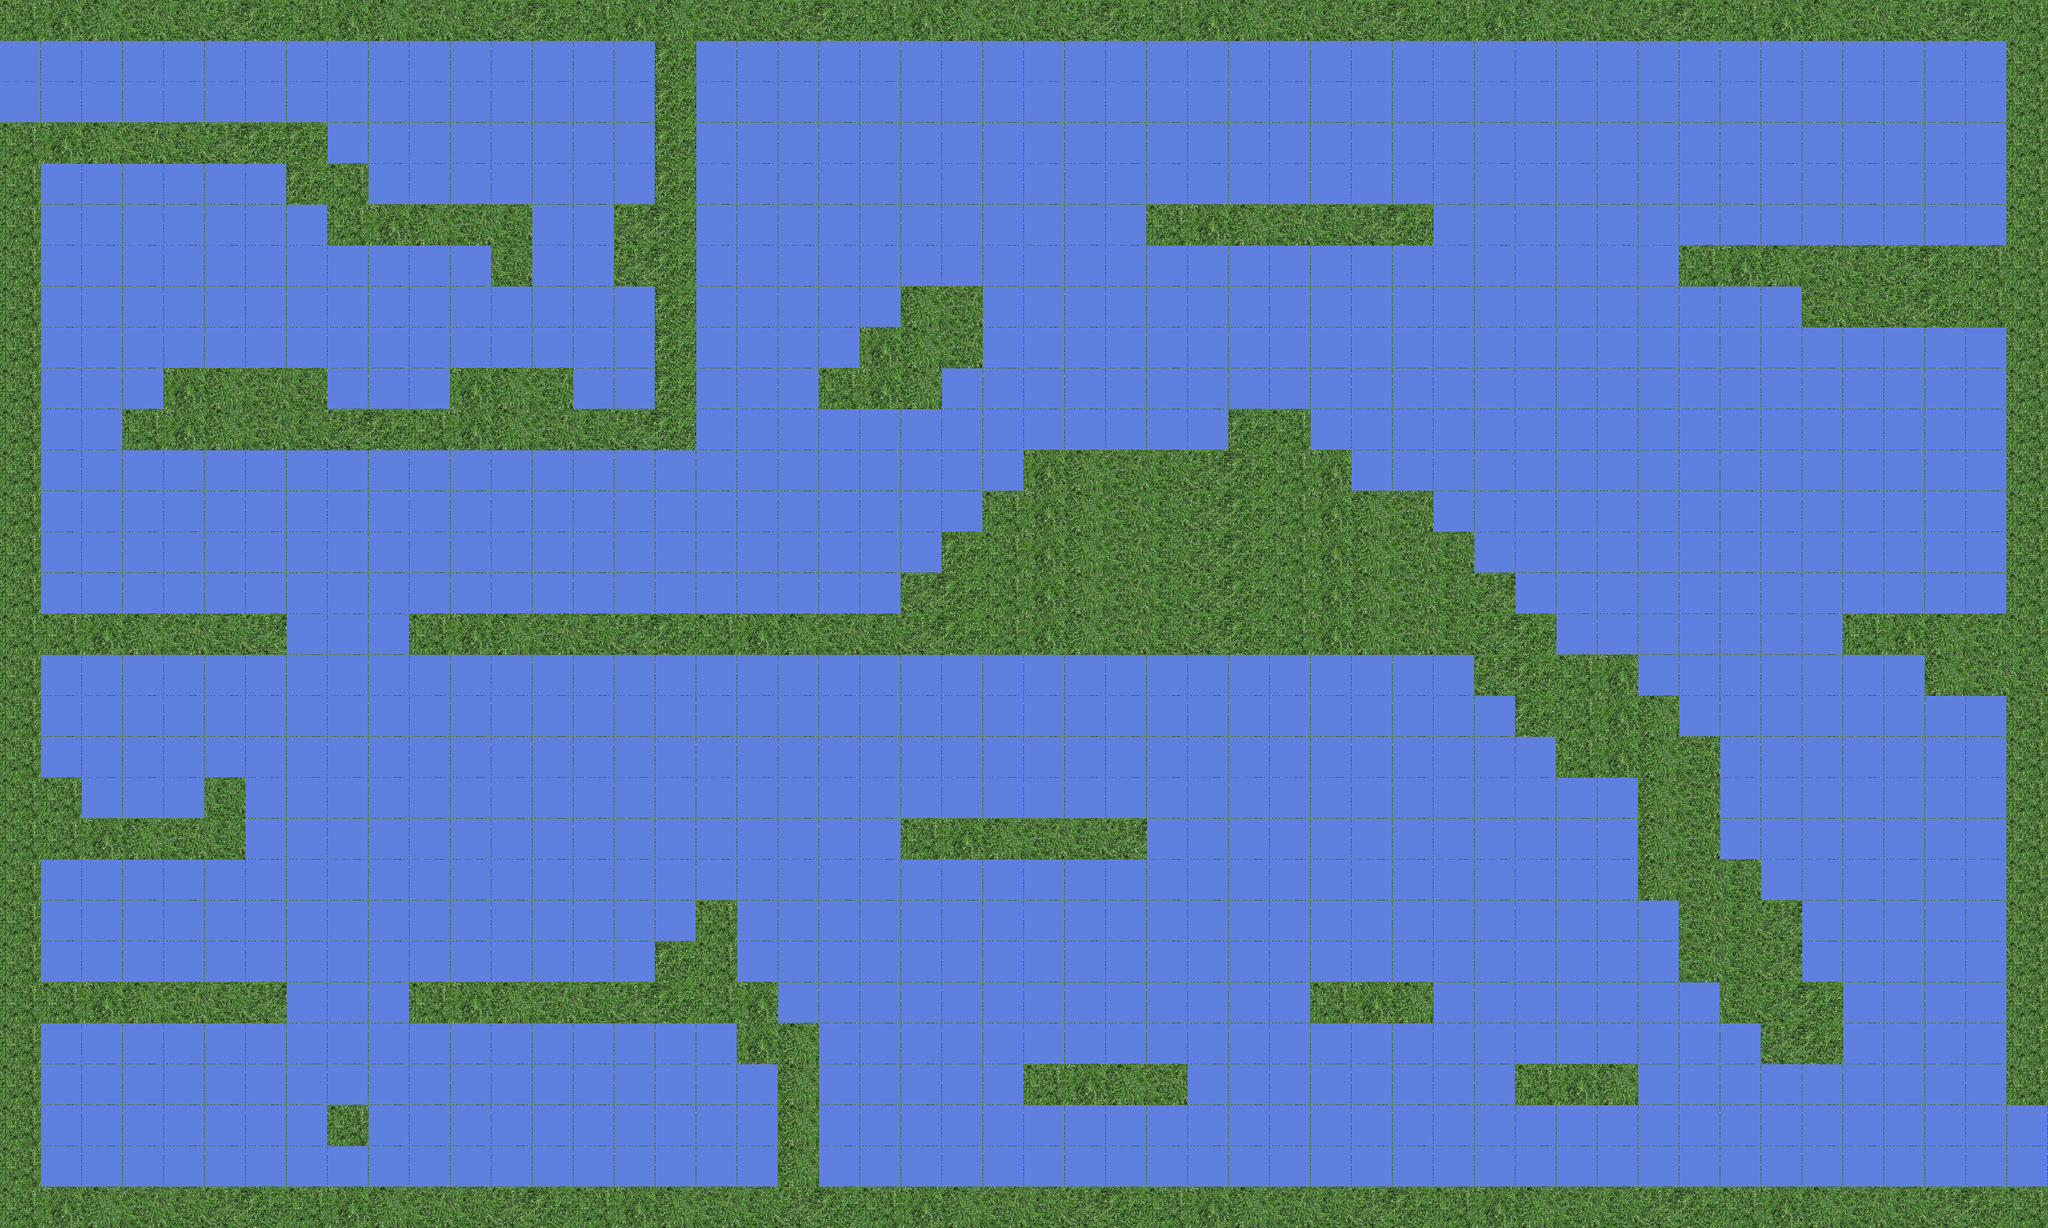

Tiled map render using the project's own tile images. Description and the map definition, with tile-layer contents summarised, below:
An orthogonal 50x30 tile map with 64x64 px tiles, 1 tile layer (ForegroundPlatformLayer), 1 image layer.

<map version="1.0" orientation="orthogonal" renderorder="right-down" width="50" height="30" tilewidth="64" tileheight="64" nextobjectid="1">
 <tileset firstgid="1" name="GrassPlatforms" tilewidth="64" tileheight="64">
  <image source="ForrestPlatforms.png" trans="e17f27" width="512" height="512" />
 </tileset>
 <imagelayer name="BackgroundImageLayer" x="792" y="9">
  <image source="Forrest.png" />
  <properties>
   <property name="collidable" value="false" />
   <property name="imageheight" value="800" />
   <property name="imagewidth" value="1600" />
  </properties>
 </imagelayer>
 <layer name="ForegroundPlatformLayer" width="50" height="30">
  <properties>
   <property name="collidable" value="true" />
  </properties>
  <data>[1500 cells, 1500 non-empty, 8 distinct tile ids]</data>
 </layer>
</map>